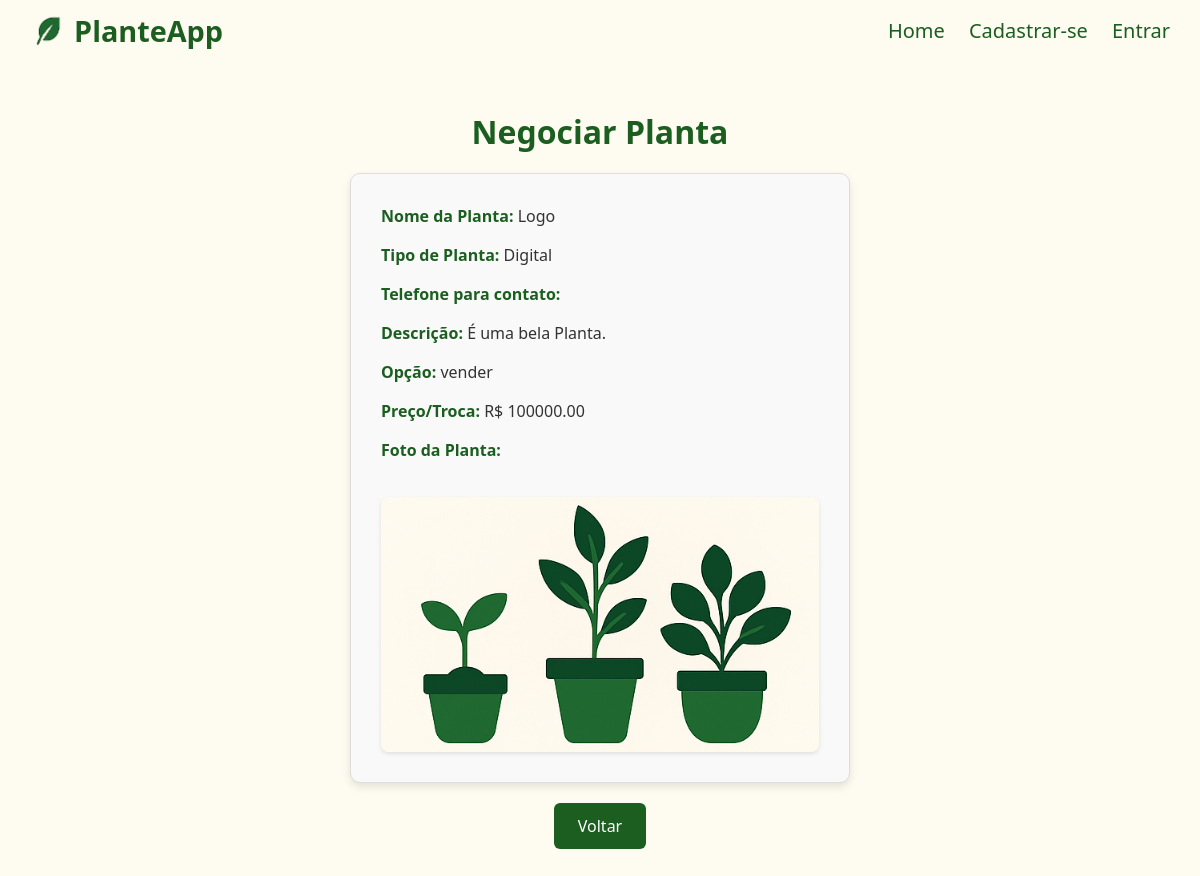
The page /negociar-index.php?idplantas=3 on the database its author committed.
### tables this page shows
CREATE TABLE `plantas` (
  `idplantas` int(11) NOT NULL AUTO_INCREMENT,
  `nome` varchar(100) DEFAULT NULL,
  `tipo` varchar(100) DEFAULT NULL,
  `telefone` varchar(15) DEFAULT NULL,
  `descricao` mediumtext DEFAULT NULL,
  `foto` varchar(45) DEFAULT NULL,
  `opcao` enum('doar','trocar','vender') DEFAULT NULL,
  `preco` decimal(10,2) DEFAULT NULL,
  `usuario_id` int(11) DEFAULT NULL,
  `troca` varchar(100) DEFAULT NULL,
  PRIMARY KEY (`idplantas`),
  KEY `fk_plantas_usuarios_idx` (`usuario_id`),
  CONSTRAINT `fk_plantas_usuarios` FOREIGN KEY (`usuario_id`) REFERENCES `cadastro` (`id`) ON DELETE NO ACTION ON UPDATE NO ACTION
);

### negociar-index.php (the view, shortened to what this page needs)
<?php
$nome = $tipo = $telefone = $descricao = $opcao = $preco = $foto = "";
if (!empty($_GET['idplantas'])) {
    include_once(__DIR__ . '/Login/config.php');
    $idplantas = $_GET['idplantas'];
    $sqlSelect = "SELECT * FROM plantas WHERE idplantas = $idplantas";
    $result = $conexao->query($sqlSelect);
    if ($result && $result->num_rows > 0) {
        $row = $result->fetch_assoc();
        $nome = $row['nome'];
        $tipo = $row['tipo'];
        $telefone = $row['telefone'];
        $descricao = $row['descricao'];
        $opcao = $row['opcao'];
        $preco = $row['preco'];
        $foto = $row['foto'];
        $troca = $row['troca'];
    } else {
        echo "Planta não encontrada.";
        exit();
    }
}
?>
<html lang="pt-br">
<head>
    <link rel="stylesheet" href="CSS/negociar.css">
</head>
<body>
  <header>
    <div class="logo">
      <img src="img/folha.png" alt="Logo" />
      <a href="Login/home.php">PlanteApp</a>
    </div>
    <nav>
      <a href="index.php">Home</a>
      <a href="Login/cadastro.php">Cadastrar-se</a>
      <a href="Login/login.php">Entrar</a>
    </nav>
  </header>
  <main>
    <h1>Negociar Planta</h1>
    <div class="planta-info">
        <p><strong>Nome da Planta:</strong> <?php echo htmlspecialchars($nome); ?></p>
        <p><strong>Tipo de Planta:</strong> <?php echo htmlspecialchars($tipo); ?></p>
        <p><strong>Telefone para contato:</strong> <?php echo htmlspecialchars($telefone); ?></p>
        <p><strong>Descrição:</strong> <?php echo nl2br(htmlspecialchars($descricao)); ?></p>
        <p><strong>Opção:</strong> <?php echo htmlspecialchars($opcao); ?></p>
        <p><strong>Preço/Troca:</strong>
        <?php
        if ($opcao == 'vender') {
            echo 'R$ ' . htmlspecialchars($preco);
        } elseif ($opcao == 'trocar') {
            echo htmlspecialchars($troca);
        } else {
            echo 'doação não envolve valor monetário';
        }
        ?>
        </p>
        <?php if (!empty($foto)): ?>
            <p><strong>Foto da Planta:</strong></p>
            <img src="Planta/uploads/<?php echo htmlspecialchars($foto); ?>" alt="Foto da planta">
        <?php else: ?>
            <p>Não há foto disponível para esta planta.</p>
        <?php endif; ?>
    </div>
    <a href="index.php" class="botao">Voltar</a>
  </main>
</body>
</html>

### CSS/negociar.css (style rules this page uses)
* { margin: 0; padding: 0; box-sizing: border-box; font-family: 'Segoe UI', Tahoma, Geneva, Verdana, sans-serif; }
body { background-color: #FEFBF0; color: #2e7d32; min-height: 100vh; display: flex; flex-direction: column; }
header { display: flex; justify-content: space-between; align-items: center; padding: 10px 30px; }
.logo a { text-decoration: none; color: #1b5e20; }
.logo { display: flex; align-items: center; font-weight: bold; font-size: 1.8rem; }
.logo img { height: 40px; margin-right: 0.5rem; }
nav a { margin-left: 20px; text-decoration: none; color: #1b5e20; font-weight: 500; font-size: 20px; gap: 1rem; }
main { display: flex; flex-direction: column; align-items: center; margin: 40px 20px; flex-grow: 1; }
main h1 { margin-top: 10px; font-size: 32px; margin-bottom: 20px; color: #1b5e20; }
.planta-info { background-color: #f9f9f9; border: 1px solid #ddd; padding: 30px; border-radius: 10px; width: 100%; max-width: 500px; display: flex; flex-direction: column; gap: 15px; color: #333; text-align: left; box-shadow: 0 4px 8px rgba(0, 0, 0, 0.1); }
.planta-info p { margin: 0; line-height: 1.5; font-size: 16px; }
.planta-info p strong { color: #1b5e20; }
.planta-info img { max-width: 100%; height: auto; display: block; margin-top: 20px; border-radius: 8px; box-shadow: 0 2px 4px rgba(0, 0, 0, 0.1); }
.botao { background-color: #1b5e20; color: white; padding: 12px 24px; font-size: 16px; border: none; border-radius: 6px; cursor: pointer; transition: background-color 0.3s ease; text-decoration: none; margin-top: 20px; align-self: center; }

### rows shown on the page
plantas: nome "Logo", tipo "Digital", descricao "É uma bela Planta.", opcao "vender", preco "100000.00", foto (picture)
